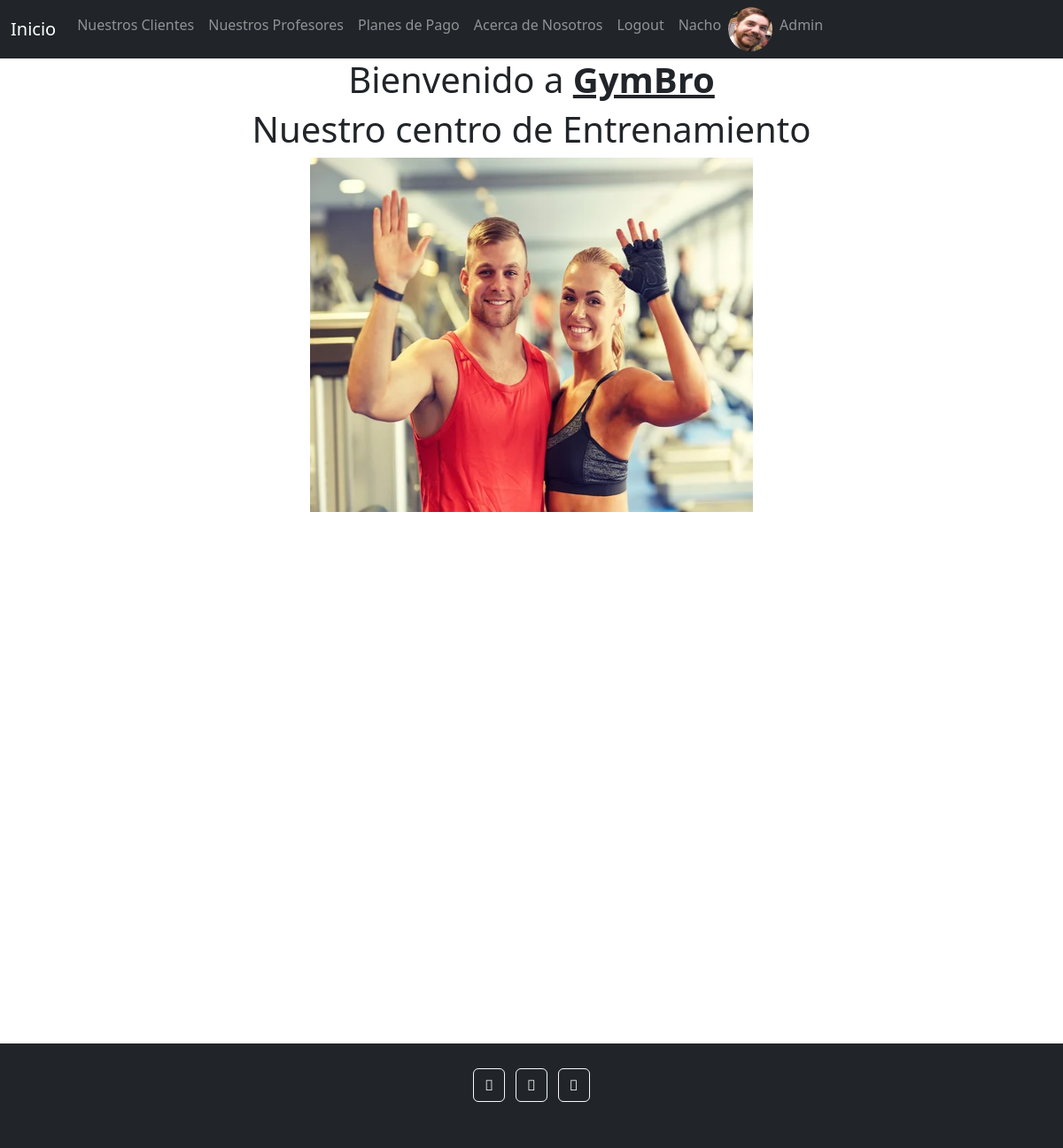
The app's page / (signed in), older data.
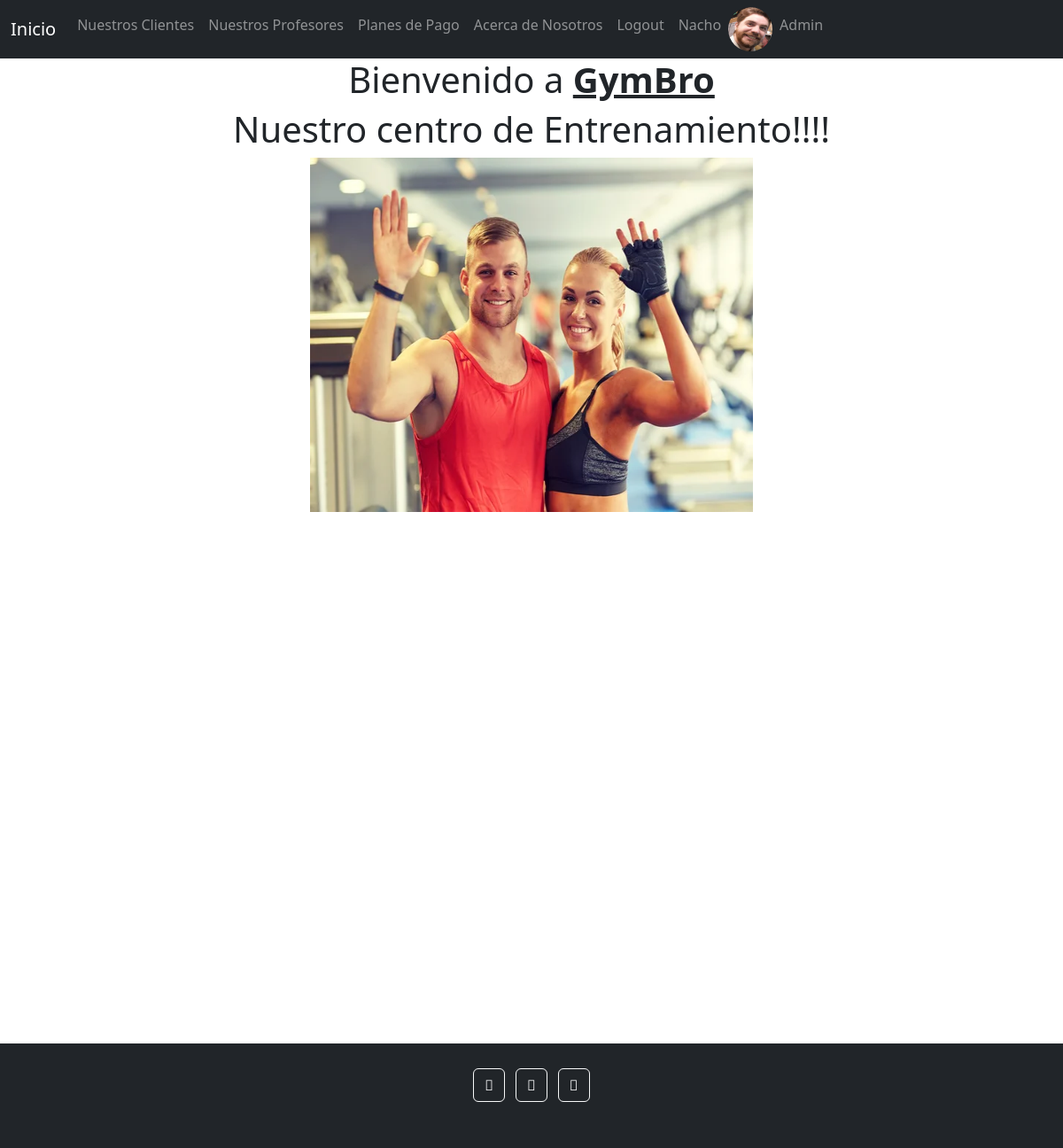
The same page, newer data.
### users/models.py (models this page shows, shortened)
class UserProfile(models.Model):
    user = models.OneToOneField(User, on_delete=models.CASCADE, related_name='profile')
    phone = models.CharField(max_length=25, null=True, blank=True)
    birth_date = models.DateField(null=True, blank=True)
    profile_picture = models.ImageField(upload_to='profile_images', null=True, blank=True)

class WelcomePage(models.Model):
    welcome_greetings = models.CharField(max_length=300)
    welcome_picture = models.ImageField(upload_to="images", null=True, blank=True)

### gym/views.py (the view)
# urls.py: path('', index, name='index'),
def index(request):
    welcome = WelcomePage.objects.all()
    context = {'welcome':welcome}
    return render(request, 'index.html', context=context)

### templates/index.html (shortened to what this page needs)
{% extends 'base.html' %}
{% block content %}
<center>
    <h1>Bienvenido a <u><b>GymBro</b></u></h1>
    {% for wel in welcome %}
        <h1>{{wel.welcome_greetings}}</h1>
        <img src="{{wel.welcome_picture.url}}"
        alt="Bienvenido"
        width="500"
        height="400">
    {% endfor %}
</center>
{% endblock %}

### templates/base.html (shortened to what this page needs)
<!DOCTYPE html>
<html lang="en">
<head>
    <link rel="stylesheet" href="https://cdn.jsdelivr.net/npm/bootstrap@4.6.2/dist/css/bootstrap.min.css">
    <link rel="stylesheet" href="https://cdnjs.cloudflare.com/ajax/libs/font-awesome/4.7.0/css/font-awesome.min.css">
    <link href="https://cdn.jsdelivr.net/npm/bootstrap@5.3.0-alpha1/dist/css/bootstrap.min.css" rel="stylesheet"><link href="https://cdn.jsdelivr.net/npm/bootstrap@5.3.0-alpha1/dist/css/bootstrap.min.css" rel="stylesheet">
</head>
<body>
    <header>
        <nav class="navbar navbar-expand-lg navbar-dark bg-dark">
            <div class="container-fluid">
                <a class="navbar-brand" href="/">Inicio</a>
                <div class="collapse navbar-collapse" id="navbarSupportedContent">
                    <ul class="navbar-nav mr-auto">
                        {% if request.user.is_authenticated %}
                            <li class="nav-item">
                                <a class="nav-link" href="/clients/list-clients/">Nuestros Clientes</a>
                            </li>
                            <li class="nav-item">
                                <a class="nav-link" href="/trainers/list-trainers/">Nuestros Profesores</a>
                            </li>
                        {% endif %}
                        <li class="nav-item">
                            <a class="nav-link" href="/plans/list-plans/">Planes de Pago</a>
                        </li>
                        <li class="nav-item">
                            <a class="nav-link" href="/about-us/">Acerca de Nosotros</a>
                        </li>
                        {% if request.user.is_authenticated %}
                            <li class="nav-item">
                                <a class="nav-link" href="/users/logout/">Logout</a>
                            </li>
                            <li class="nav-item">
                                <a class="nav-link" href="/users/info-user/">{{request.user.username}}</a>
                            </li>
                            {% if request.user.profile.profile_picture.url != '' %}
                                <img src="{{request.user.profile.profile_picture.url}}" id="profile_img"
                                    alt="profile_picture"
                                    width="50px"
                                    height="50px">
                            {% endif %}
                            <li class="nav-item">
                                <a class="nav-link" href="/admin">Admin</a>
                            </li>
                        {% endif %}
                    </ul>
                </div>
            </div>
        </nav>
    </header>
    {% block content %}
    {% endblock %}
    <footer class="bg-dark text-center text-white" style="margin-top:600px;">
        <div class="container p-4">
        <section class="mb-4">
            <a class="btn btn-outline-light btn-floating m-1" href="#!" role="button"
            ><i class="fab fa-facebook-f"></i
            ></a>
            <a class="btn btn-outline-light btn-floating m-1" href="#!" role="button"
            ><i class="fab fa-twitter"></i
            ></a>
            <a class="btn btn-outline-light btn-floating m-1" href="#!" role="button"
            ><i class="fab fa-google"></i
            ></a>
</body>
</html>

### templates/base.html (style rules this page uses)
body { background-image: url('https://img.freepik.com/free-photo/blurred-cardio-machines_1203-98.jpg?w=2000'); }
#profile_img { border-radius: 50%; }

Row changes from the older to the newer data that the page shows:
changed WelcomePage: welcome_greetings "Nuestro centro de Entrenamiento" → "Nuestro centro de Entrenamiento!!!!"
